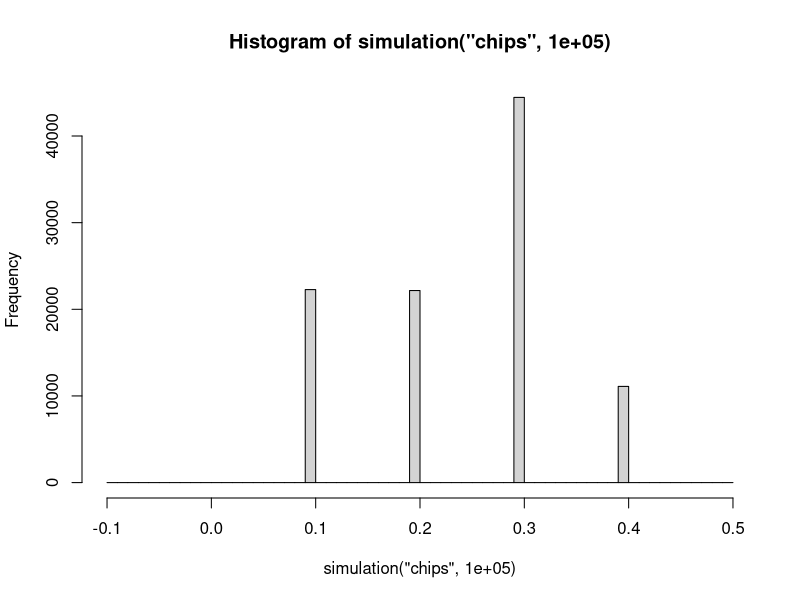
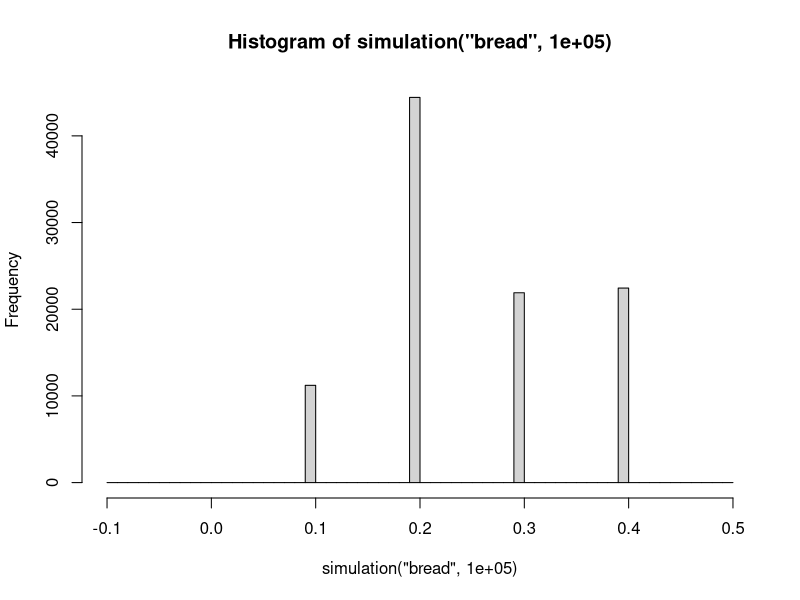

These charts were generated, in order, by the following R code:
ABchoice = function(A, B, nbChancesA, outOfMe) {
	r=floor(runif(1,1,outOfMe+1))
			choice=A
			if(r>nbChancesA){
				choice=B
			}
	return(choice)
}

simulation = function(suggested, ntries) {
	margin=c()
			for(i in 1:ntries){
				margin[i]=0
						if(suggested=="chips"){
							choice=ABchoice("chips","bread",2,3)
						} else {
							choice=ABchoice("chips","bread",1,3)
						}
				if(choice=="chips"){
					margin[i]=margin[i]+0.2
							drink=ABchoice("soda","water",2,3)
							if(drink=="soda"){
								margin[i]=margin[i]+0.1
							} else {
								margin[i]=margin[i]-0.1
							}
				} else {
					margin[i]=margin[i]+0.3
							drink=ABchoice("soda","water",1,3)
							if(drink=="soda"){
								margin[i]=margin[i]+0.1
							} else {
								margin[i]=margin[i]-0.1
							}
				}
			}
	return(margin)
}


hist(simulation("chips",100000),breaks=seq(-0.1,0.5,0.01))
hist(simulation("bread",100000),breaks=seq(-0.1,0.5,0.01))
